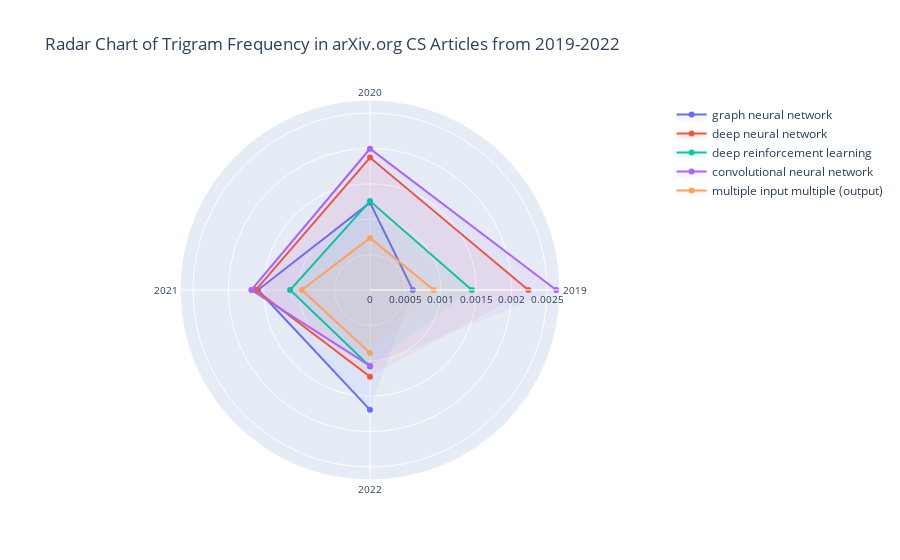

The cell this chart's notebook holds for it:
### Code cell
import pandas as pd
import plotly.graph_objects as go

# Extract the data for the first 10 trigrams and the years 2018-2022
trigrams = table_freq['Trigram'][:5]
years = ['2019', '2020', '2021', '2022']
data = table_freq.set_index('Trigram').loc[trigrams, years]

# Define the colors for each trigram
colors = ['#636EFA', '#EF553B', '#00CC96', '#AB63FA', '#FFA15A']

# Create a go.Figure() object
fig = go.Figure()

# Create a loop to add a trace for each trigram
for i, trigram in enumerate(trigrams):
    color = colors[i]
    fillcolor = f"rgba({str(int(color[1:3], 16))}, {str(int(color[3:5], 16))}, {str(int(color[5:7], 16))}, 0.07)"
    fig.add_trace(go.Scatterpolar(
        r=data.loc[trigram],
        theta=years,
        fill='toself',
        fillcolor=fillcolor,
        line=dict(color=color, width=2),
        name=trigram
    ))

# Set the layout of the figure
fig.update_layout(
    title='Radar Chart of Trigram Frequency in arXiv.org CS Articles from 2019-2022',
    polar=dict(
        radialaxis=dict(
            tickfont=dict(size=10)
        ),
        angularaxis=dict(
            tickfont=dict(size=10)
        )
    )
)

fig.show()
py.plot(fig, filename = 'radar_chart_frequency_2019_2022', auto_open=True)

### Figure 1 — Plotly figure (JSON) as saved in the notebook; plotly's stock layout.template omitted (floating-point values rounded to 4 significant figures)
{"data": [{"fill": "toself", "fillcolor": "rgba(99, 110, 250, 0.07)", "line": {"color": "#636EFA", "width": 2}, "name": "graph neural network", "r": [0.0006049, 0.001234, 0.001583, 0.001693], "theta": ["2019", "2020", "2021", "2022"], "type": "scatterpolar"}, {"fill": "toself", "fillcolor": "rgba(239, 85, 59, 0.07)", "line": {"color": "#EF553B", "width": 2}, "name": "deep neural network", "r": [0.002236, 0.00187, 0.001614, 0.001225], "theta": ["2019", "2020", "2021", "2022"], "type": "scatterpolar"}, {"fill": "toself", "fillcolor": "rgba(0, 204, 150, 0.07)", "line": {"color": "#00CC96", "width": 2}, "name": "deep reinforcement learning", "r": [0.001438, 0.001255, 0.001128, 0.00108], "theta": ["2019", "2020", "2021", "2022"], "type": "scatterpolar"}, {"fill": "toself", "fillcolor": "rgba(171, 99, 250, 0.07)", "line": {"color": "#AB63FA", "width": 2}, "name": "convolutional neural network", "r": [0.00263, 0.001995, 0.001676, 0.001072], "theta": ["2019", "2020", "2021", "2022"], "type": "scatterpolar"}, {"fill": "toself", "fillcolor": "rgba(255, 161, 90, 0.07)", "line": {"color": "#FFA15A", "width": 2}, "name": "multiple input multiple (output)", "r": [0.0009006, 0.0007361, 0.0009634, 0.0008897], "theta": ["2019", "2020", "2021", "2022"], "type": "scatterpolar"}], "layout": {"polar": {"angularaxis": {"tickfont": {"size": 10}}, "radialaxis": {"tickfont": {"size": 10}}}, "title": {"text": "Radar Chart of Trigram Frequency in arXiv.org CS Articles from 2019-2022"}}}
